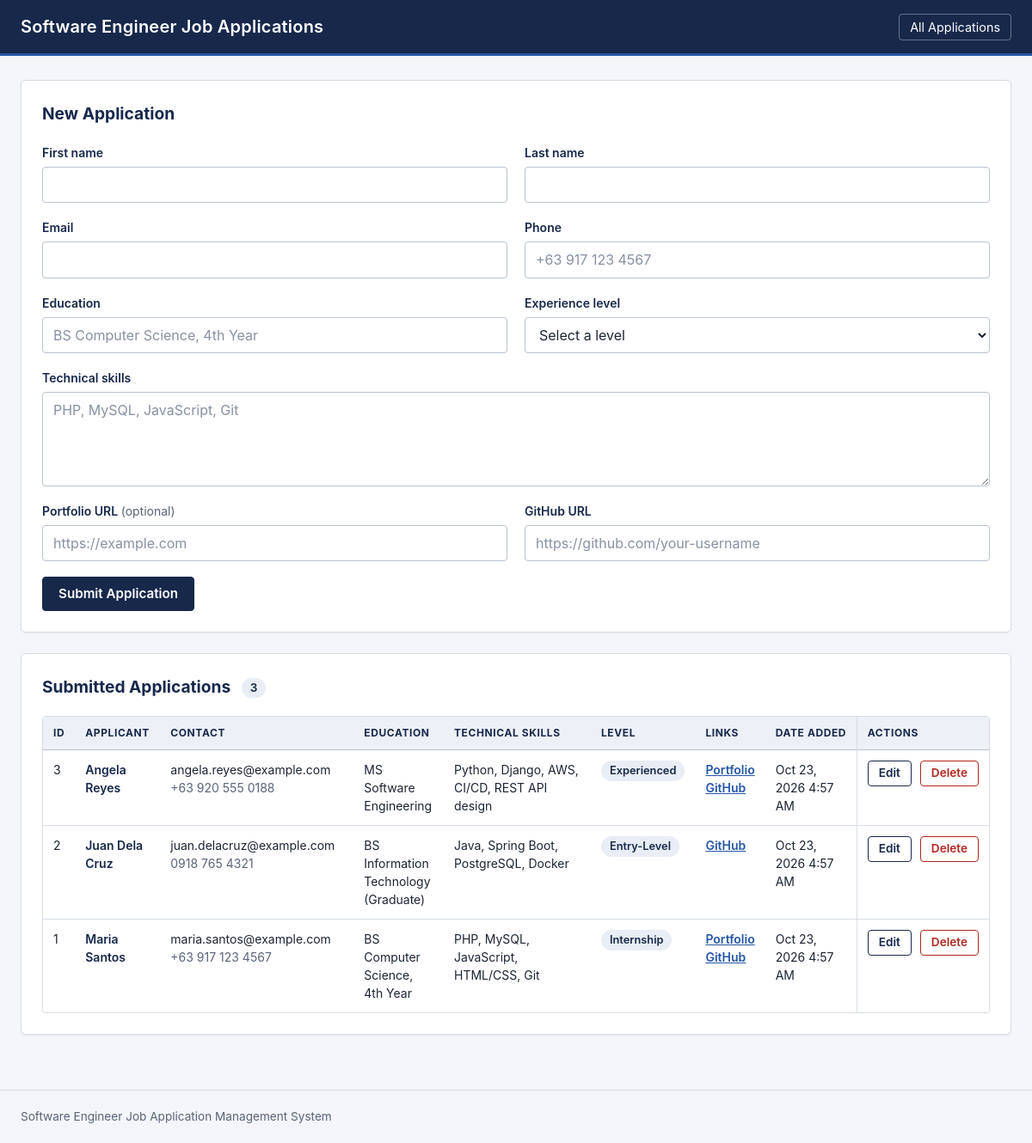
The page / on the database its author committed.
### tables this page shows
CREATE TABLE IF NOT EXISTS swe_applicants (
    id               INT          NOT NULL AUTO_INCREMENT,
    first_name       VARCHAR(100) NOT NULL,
    last_name        VARCHAR(100) NOT NULL,
    email            VARCHAR(150) NOT NULL,
    phone            VARCHAR(30)  NOT NULL,
    education        VARCHAR(150) NOT NULL,
    technical_skills TEXT         NOT NULL,
    experience_level VARCHAR(50)  NOT NULL,
    portfolio_url    VARCHAR(255) NULL DEFAULT NULL,
    github_url       VARCHAR(255) NOT NULL,
    date_added       DATETIME     NOT NULL DEFAULT CURRENT_TIMESTAMP,
    PRIMARY KEY (id),
    UNIQUE KEY uq_swe_applicants_email (email)
);

### core/models.php (called while the page is built, shortened)
<?php
function e($value): string
{
    return htmlspecialchars((string) $value, ENT_QUOTES, 'UTF-8');
}
function oldValue(array $values, string $key): string
{
    return e($values[$key] ?? '');
}
function pullOld(): array
{
    $old = $_SESSION['old'] ?? [];
    return $old;
}
function getAllApplicants(PDO $pdo): array
{
    $stmt = $pdo->query('SELECT * FROM swe_applicants ORDER BY date_added DESC, id DESC');
    return $stmt->fetchAll();
}

### index.php (the view, shortened to what this page needs)
<?php
require_once __DIR__ . '/core/dbConfig.php';
require_once __DIR__ . '/core/models.php';
$old    = pullOld();
$applicants = [];
$loadError  = '';
try {
    $applicants = getAllApplicants($pdo);
} catch (PDOException $e) {
    error_log('Could not load applications: ' . $e->getMessage());
    $loadError = 'The applications could not be loaded. Check that schema.sql was imported.';
}
?>
<!DOCTYPE html>
<html lang="en">
<head>
    <link rel="stylesheet" href="styles/styles.css">
</head>
<body>
    <header class="site-header">
        <div class="container">
            <h1 class="brand">Software Engineer Job Applications</h1>
            <nav><a href="index.php">All Applications</a></nav>
        </div>
    </header>
    <main class="container">
        <section class="card">
            <h2>New Application</h2>
            <form action="core/handleForms.php" method="POST" class="form-grid">
                <div class="field">
                    <label for="first_name">First name</label>
                    <input type="text" id="first_name" name="first_name" maxlength="100" required
                           value="<?= oldValue($old, 'first_name') ?>">
                </div>
                <div class="field">
                    <label for="last_name">Last name</label>
                    <input type="text" id="last_name" name="last_name" maxlength="100" required
                           value="<?= oldValue($old, 'last_name') ?>">
                </div>
                <div class="field">
                    <label for="email">Email</label>
                    <input type="email" id="email" name="email" maxlength="150" required
                           value="<?= oldValue($old, 'email') ?>">
                </div>
                <div class="field">
                    <label for="phone">Phone</label>
                    <input type="tel" id="phone" name="phone" maxlength="30" required
                           placeholder="+63 917 123 4567"
                           value="<?= oldValue($old, 'phone') ?>">
                </div>
                <div class="field">
                    <label for="education">Education</label>
                    <input type="text" id="education" name="education" maxlength="150" required
                           placeholder="BS Computer Science, 4th Year"
                           value="<?= oldValue($old, 'education') ?>">
                </div>
                <div class="field">
                    <label for="experience_level">Experience level</label>
                    <select id="experience_level" name="experience_level" required>
                        <option value="">Select a level</option>
                    </select>
                </div>
                <div class="field field-full">
                    <label for="technical_skills">Technical skills</label>
                    <textarea id="technical_skills" name="technical_skills" rows="4" maxlength="1000" required
                              placeholder="PHP, MySQL, JavaScript, Git"><?= oldValue($old, 'technical_skills') ?></textarea>
                </div>
                <div class="field">
                    <label for="portfolio_url">Portfolio URL <span class="optional">(optional)</span></label>
                    <input type="url" id="portfolio_url" name="portfolio_url" maxlength="255"
                           placeholder="https://example.com"
                           value="<?= oldValue($old, 'portfolio_url') ?>">
                </div>
                <div class="field">
                    <label for="github_url">GitHub URL</label>
                    <input type="url" id="github_url" name="github_url" maxlength="255" required
                           placeholder="https://github.com/your-username"
                           value="<?= oldValue($old, 'github_url') ?>">
                </div>
                <div class="form-actions field-full">
                    <button type="submit" name="insertApplicantBtn" class="btn btn-primary">Submit Application</button>
                </div>
            </form>
        </section>
        <section class="card">
            <h2>Submitted Applications <span class="count"><?= count($applicants) ?></span></h2>
            <?php if ($loadError !== ''): ?>
                <div class="alert alert-error" role="alert"><?= e($loadError) ?></div>
            <?php elseif (empty($applicants)): ?>
                <p class="empty">No applications yet. Submit the form above to add the first one.</p>
            <?php else: ?>
                <div class="table-wrap">
                    <table class="applications-table">
                        <thead>
                            <tr>
                                <th>ID</th>
                                <th>Applicant</th>
                                <th>Contact</th>
                                <th>Education</th>
                                <th>Technical Skills</th>
                                <th>Level</th>
                                <th>Links</th>
                                <th>Date Added</th>
                                <th>Actions</th>
                            </tr>
                        </thead>
                        <tbody>
                            <?php foreach ($applicants as $row): ?>
                                <tr>
                                    <td><?= (int) $row['id'] ?></td>
                                    <td class="applicant-name"><?= e($row['first_name'] . ' ' . $row['last_name']) ?></td>
                                    <td>
                                        <?= e($row['email']) ?><br>
                                        <span class="muted"><?= e($row['phone']) ?></span>
                                    </td>
                                    <td><?= e($row['education']) ?></td>
                                    <td class="skills"><?= e($row['technical_skills']) ?></td>
                                    <td><span class="badge"><?= e($row['experience_level']) ?></span></td>
                                    <td class="links">
                                        <?php if (!empty($row['portfolio_url'])): ?>
                                            <a href="<?= e($row['portfolio_url']) ?>" target="_blank" rel="noopener noreferrer">Portfolio</a><br>
                                        <?php endif; ?>
                                        <a href="<?= e($row['github_url']) ?>" target="_blank" rel="noopener noreferrer">GitHub</a>
                                    </td>
                                    <td class="nowrap"><?= e(date('M j, Y g:i A', strtotime($row['date_added']))) ?></td>
                                    <td class="actions nowrap">
                                        <a class="btn btn-small btn-edit" href="editapplicant.php?id=<?= (int) $row['id'] ?>">Edit</a>
                                        <a class="btn btn-small btn-delete" href="deleteapplicant.php?id=<?= (int) $row['id'] ?>">Delete</a>
                                    </td>
                                </tr>
                            <?php endforeach; ?>
                        </tbody>
                    </table>
                </div>
            <?php endif; ?>
        </section>
    </main>
    <footer class="site-footer">
        <div class="container">Software Engineer Job Application Management System</div>
    </footer>
</body>
</html>

### rows shown on the page
swe_applicants: id "3", first_name+last_name "Angela Reyes", email "angela.reyes@example.com", phone "+63 920 555 0188", education "MS Software Engineering", technical_skills "Python, Django, AWS, CI/CD, REST API design", experience_level "Experienced", date_added "Oct 23, 2026 4:57 AM"
swe_applicants: id "2", first_name+last_name "Juan Dela Cruz", email "juan.delacruz@example.com", phone "0918 765 4321", education "BS Information Technology (Graduate)", technical_skills "Java, Spring Boot, PostgreSQL, Docker", experience_level "Entry-Level", date_added "Oct 23, 2026 4:57 AM"
swe_applicants: id "1", first_name+last_name "Maria Santos", email "maria.santos@example.com", phone "+63 917 123 4567", education "BS Computer Science, 4th Year", technical_skills "PHP, MySQL, JavaScript, HTML/CSS, Git", experience_level "Internship", date_added "Oct 23, 2026 4:57 AM"

### other values the page prints
count($applicants) "3"
